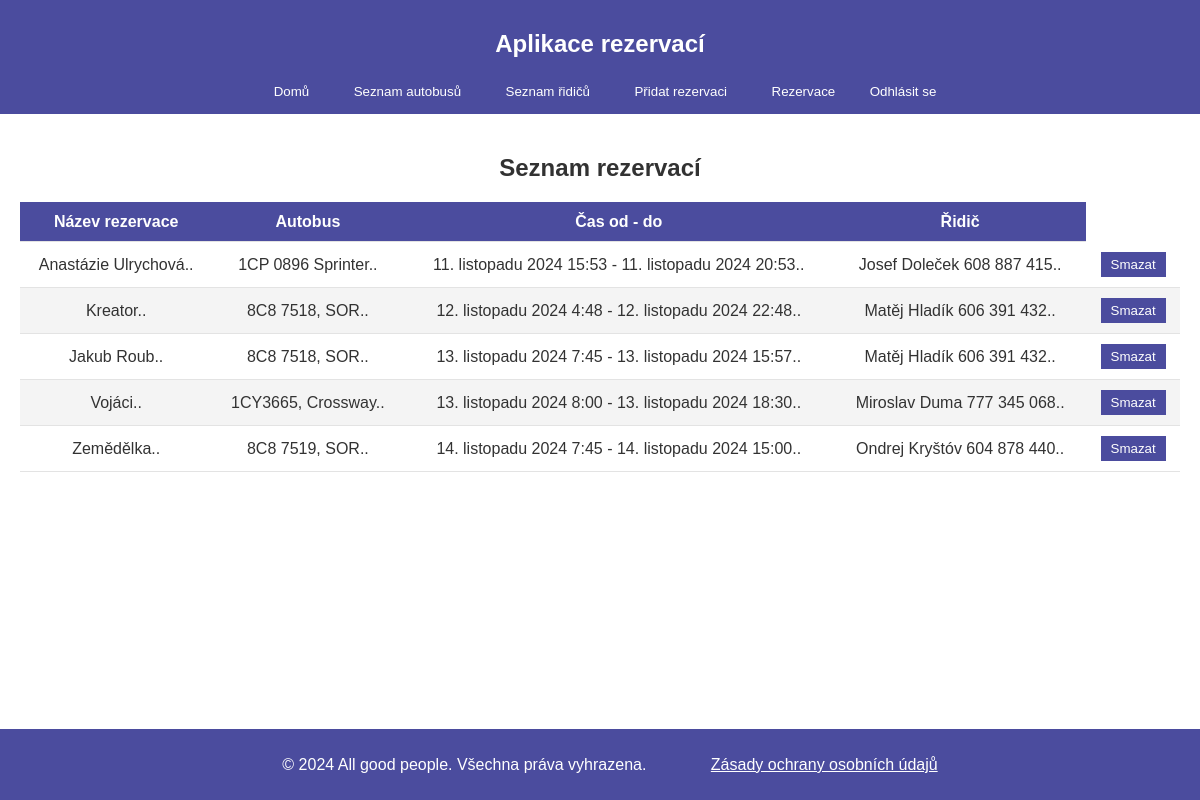
Screenshot of /depo/reservations/ (signed in) with the database file from the repository.
### depo/models.py (models this page shows, shortened)
class Reservation(models.Model):
    name = models.CharField(max_length=100)  # pro koho se jede
    start_time = models.DateTimeField()  # kdy se začíná
    end_time = models.DateTimeField()    # kdy končí
    bus = models.ForeignKey(Bus, on_delete=models.CASCADE)
    driver = models.ForeignKey(Driver, on_delete=models.CASCADE)

class Bus(models.Model):
    name = models.CharField(max_length=100)
    seats = models.CharField(max_length=10)  # např. "45+1"
    is_ready = models.BooleanField(default=True)  # indikace dostupnosti autobusu

class Driver(models.Model):
    name = models.CharField(max_length=100)
    last_rest_day = models.DateField(default=timezone.now)  # poslední den volna
    is_on_rest = models.BooleanField(default=False)  # Indikace, zda je řidič na volnu

### depo/views.py (the view)
# urls.py: path('reservations/', views.reservation_list, name='reservation_list'),
@login_required
def reservation_list(request):
    reservations = Reservation.objects.all()
    return render(request, 'depo/reservation_list.html', {'reservations': reservations})

### depo/templates/depo/reservation_list.html
{% extends "depo/home.html" %}
{% block content %}
<section>
    <h2 style="text-align: center;">Seznam rezervací</h2>
    <table>
        <thead>
            <tr>
                <th>Název rezervace</th>
                <th>Autobus</th>
                <th>Čas od - do</th>
                <th>Řidič</th>
            </tr>
        </thead>
        <tbody>
            {% for reservation in reservations %}
            <tr>
                <td>{{  reservation.name }}..</td>
                <td>{{  reservation.bus.name }}..</td>
                <td>{{  reservation.start_time }} - {{  reservation.end_time }}..</td>
                <td>{{  reservation.driver.name }}.. </td>
                <td>
                    <a href="{% url 'depo:delete_reservation' reservation.id %}" onclick="return confirm('Opravdu chcete tuto rezervaci smazat?');">
                        <button type="button">Smazat</button>
                    </a>
                </td>
            </tr>
            {% endfor %}
        </tbody>
    </table>
</section>
{% endblock %}

### depo/static/base.css (style rules this page uses)
body { font-family: Arial, sans-serif; margin: 0; padding: 0; display: flex; opacity: 0.8; flex-direction: column; line-height: 1.2; min-height: 100vh; background-image: linear-gradient(rgba(255, 255, 255, 0.7), rgba(255, 255, 255, 0.7)), url('/static/depo/images/pferd.jpg'); background-size: cover; background-position: center; }
article, section { margin-bottom: 0; padding: 0; background-color: #fff; }
table { width: 100%; border-collapse: collapse; font-family: Arial, sans-serif; margin-left: auto; margin-right: auto; }
th, td { padding: 10px; text-align: center; border-bottom: 1px solid #ddd; }
thead { background-color: #1f2086; color: white; font-weight: bold; }
tbody tr:nth-child(even) { background-color: #f2f2f2; }
button { background-color: #1f2086; color: white; border: none; padding: 5px 10px; cursor: pointer; }

### rows the page displays
Reservation: name "Anastázie Ulrychová", bus.name "1CP 0896 Sprinter", start_time "11. listopadu 2024 15:53", end_time "11. listopadu 2024 20:53", driver.name "Josef Doleček 608 887 415"
Reservation: name "Kreator", bus.name "8C8 7518, SOR", start_time "12. listopadu 2024 4:48", end_time "12. listopadu 2024 22:48", driver.name "Matěj Hladík 606 391 432"
Reservation: name "Jakub Roub", bus.name "8C8 7518, SOR", start_time "13. listopadu 2024 7:45", end_time "13. listopadu 2024 15:57", driver.name "Matěj Hladík 606 391 432"
Reservation: name "Vojáci", bus.name "1CY3665, Crossway", start_time "13. listopadu 2024 8:00", end_time "13. listopadu 2024 18:30", driver.name "Miroslav Duma 777 345 068"
Reservation: name "Zemědělka", bus.name "8C8 7519, SOR", start_time "14. listopadu 2024 7:45", end_time "14. listopadu 2024 15:00", driver.name "Ondrej Kryštóv 604 878 440"
